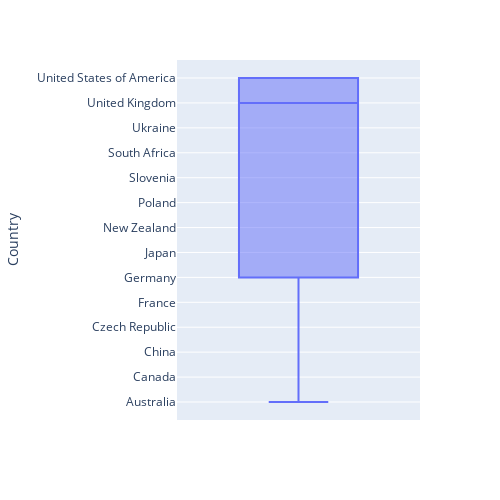
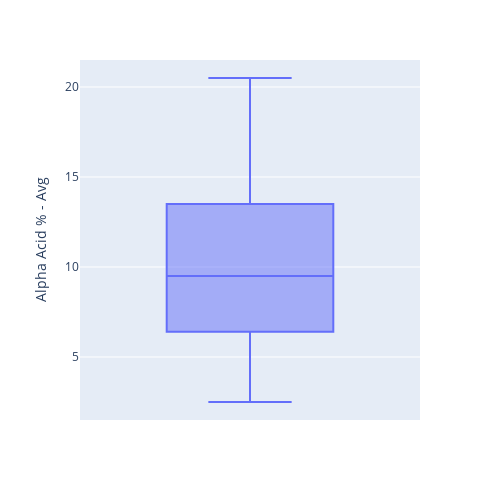
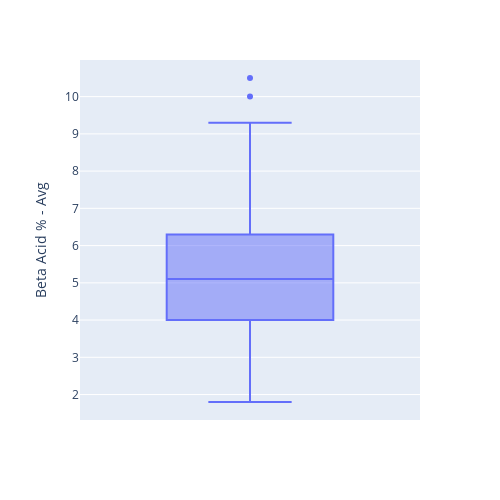
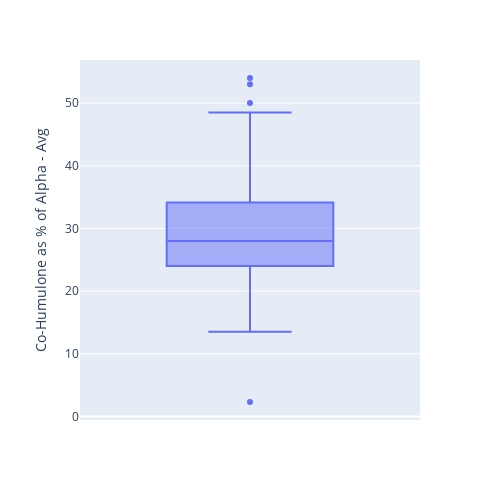

Notebook code cell kept with these figures, in order:
### Code cell
for i in hops.columns[1:]:
    fig = px.box(hops, y=i, height=500, width=500)
    fig.show()

### Figure 1 — Plotly figure (JSON) as saved in the notebook; plotly's stock layout.template omitted (floating-point values rounded to 4 significant figures; data arrays with more than 128 entries replaced by an {"elided": "..."} marker saying what was removed)
{"data": [{"alignmentgroup": "True", "hovertemplate": "Country=%{y}<extra></extra>", "legendgroup": "", "marker": {"color": "#636efa"}, "name": "", "notched": false, "offsetgroup": "", "orientation": "v", "showlegend": false, "type": "box", "x0": " ", "xaxis": "x", "y": {"elided": "213 str values"}, "y0": " ", "yaxis": "y"}], "layout": {"boxmode": "group", "height": 500, "legend": {"tracegroupgap": 0}, "margin": {"t": 60}, "width": 500, "xaxis": {"anchor": "y", "domain": [0, 1]}, "yaxis": {"anchor": "x", "domain": [0, 1], "title": {"text": "Country"}}}}

### Figure 2 — Plotly figure (JSON) as saved in the notebook; plotly's stock layout.template omitted (floating-point values rounded to 4 significant figures; data arrays with more than 128 entries replaced by an {"elided": "..."} marker saying what was removed)
{"data": [{"alignmentgroup": "True", "hovertemplate": "Alpha Acid % - Avg=%{y}<extra></extra>", "legendgroup": "", "marker": {"color": "#636efa"}, "name": "", "notched": false, "offsetgroup": "", "orientation": "v", "showlegend": false, "type": "box", "x0": " ", "xaxis": "x", "y": {"elided": "213 float values"}, "y0": " ", "yaxis": "y"}], "layout": {"boxmode": "group", "height": 500, "legend": {"tracegroupgap": 0}, "margin": {"t": 60}, "width": 500, "xaxis": {"anchor": "y", "domain": [0, 1]}, "yaxis": {"anchor": "x", "domain": [0, 1], "title": {"text": "Alpha Acid % - Avg"}}}}

### Figure 3 — Plotly figure (JSON) as saved in the notebook; plotly's stock layout.template omitted (floating-point values rounded to 4 significant figures; data arrays with more than 128 entries replaced by an {"elided": "..."} marker saying what was removed)
{"data": [{"alignmentgroup": "True", "hovertemplate": "Beta Acid % - Avg=%{y}<extra></extra>", "legendgroup": "", "marker": {"color": "#636efa"}, "name": "", "notched": false, "offsetgroup": "", "orientation": "v", "showlegend": false, "type": "box", "x0": " ", "xaxis": "x", "y": {"elided": "213 float values"}, "y0": " ", "yaxis": "y"}], "layout": {"boxmode": "group", "height": 500, "legend": {"tracegroupgap": 0}, "margin": {"t": 60}, "width": 500, "xaxis": {"anchor": "y", "domain": [0, 1]}, "yaxis": {"anchor": "x", "domain": [0, 1], "title": {"text": "Beta Acid % - Avg"}}}}

### Figure 4 — Plotly figure (JSON) as saved in the notebook; plotly's stock layout.template omitted (floating-point values rounded to 4 significant figures; data arrays with more than 128 entries replaced by an {"elided": "..."} marker saying what was removed)
{"data": [{"alignmentgroup": "True", "hovertemplate": "Co-Humulone as % of Alpha - Avg=%{y}<extra></extra>", "legendgroup": "", "marker": {"color": "#636efa"}, "name": "", "notched": false, "offsetgroup": "", "orientation": "v", "showlegend": false, "type": "box", "x0": " ", "xaxis": "x", "y": {"elided": "213 float values"}, "y0": " ", "yaxis": "y"}], "layout": {"boxmode": "group", "height": 500, "legend": {"tracegroupgap": 0}, "margin": {"t": 60}, "width": 500, "xaxis": {"anchor": "y", "domain": [0, 1]}, "yaxis": {"anchor": "x", "domain": [0, 1], "title": {"text": "Co-Humulone as % of Alpha - Avg"}}}}
